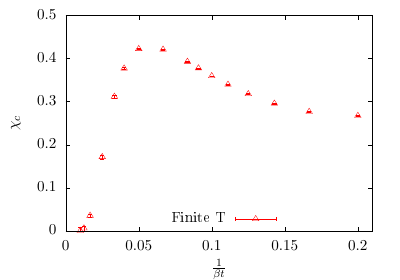

Reproduce this figure in gnuplot.
set size 0.8,0.8
set terminal epslatex color standalone
set output "Proj_chi-2.tex"
set key center bottom
#set key at graph 0.7,0.99
set multiplot
#set origin 0.2,0.5
#set key at graph 0.5,-0.5
set pointsize 1.5
#set ytics 0.0 0.5  0.1
set yrange [0.0:0.5]
set xrange [0.0:0.21] 

set ylabel "$  \\chi_{c}  $"
#set title "$L=6,  U/t=2$ "
set xlabel " $ \\frac{1}{\\beta t} $ "
#set x2label " $ \\frac{1}{2 \\theta t + \\beta t} $ "
plot "Finite_T/Chi.dat" u (1/$1):($1*$2):($1*$3) w e lc rgb "red" lt 1 pt 8 t "Finite T"
#plot "Langevin_chi.dat" u 1:2:3 w e lc rgb "black" lt 1 pt 7  lw 2 t "", f(x)  w l lt 1 lc rgb "blue"  t ""
unset multiplot
set output 
!pdflatex Proj_chi-2.tex
#!open Proj_chi-2.pdf
